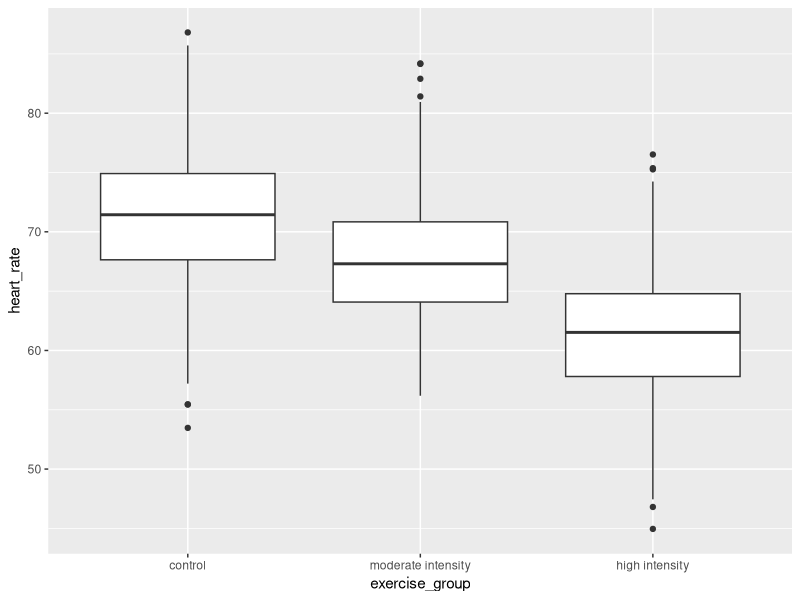
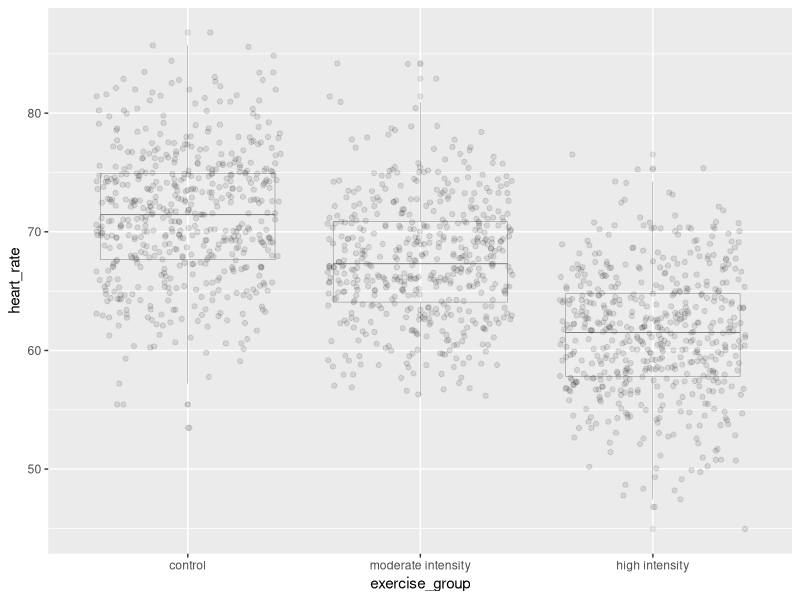
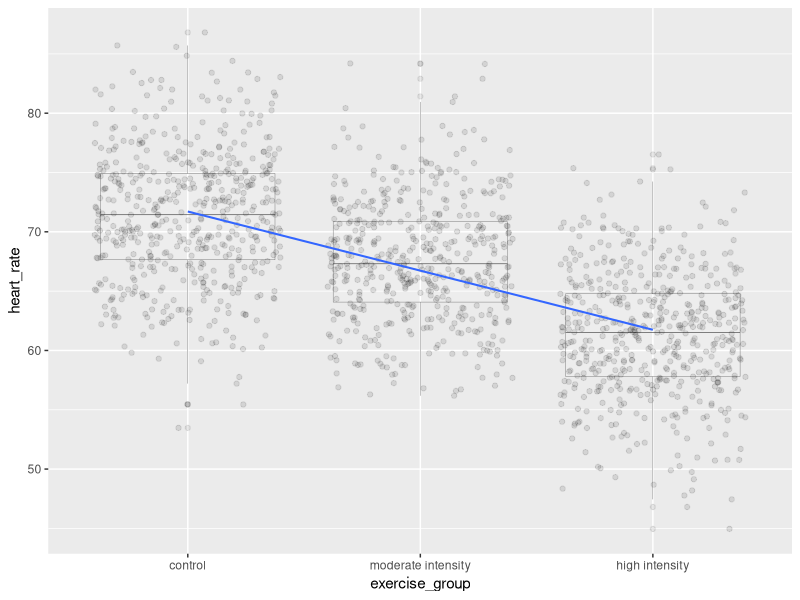

Write the R code that produced these figures, in order.
## ---- chunk 1
library(tidyverse)
heart_rate <- read_csv("data/simulated_heart_rates.csv")
## ---- chunk 2
heart_rate %>% 
  mutate(exercise_group = fct_reorder(exercise_group,
                                      heart_rate,
                                      .fun='mean',
                                      .desc = TRUE))  %>% 
  ggplot(aes(exercise_group, heart_rate)) + 
  geom_boxplot()
## ---- chunk 3
anova(lm(heart_rate ~ exercise_group, data = heart_rate))
## ---- chunk 4
heart_rate %>% mutate(exercise_group = fct_reorder(exercise_group, 
                                                   heart_rate, 
                                                   .fun='median', 
                                                   .desc = TRUE))  %>% 
  ggplot(aes(exercise_group, heart_rate)) + 
  geom_boxplot(alpha=0.1, linewidth=0.1) +
  geom_jitter(alpha=0.1) 
## ---- chunk 5
heart_rate %>% mutate(exercise_group = fct_reorder(exercise_group, 
                                                   heart_rate, 
                                                   .fun='mean', 
                                                   .desc = TRUE))  %>% 
  ggplot(aes(exercise_group, heart_rate)) + 
  geom_boxplot(alpha=0.1, linewidth=0.1) +
  geom_jitter(alpha=0.1) +
  geom_smooth(method = "lm", 
              aes(group=1), 
              se=FALSE, 
              linewidth=0.7)
## ---- chunk 6
heart_rate %>% 
  group_by(exercise_group) %>% 
  summarise(mean = mean(heart_rate))
## ---- chunk 7
confint(lm(heart_rate ~ exercise_group, data = heart_rate))
## ---- chunk 8
lm(heart_rate ~ exercise_group, data = heart_rate)
## ---- chunk 9
### save the linear model as an object
model <- lm(heart_rate ~ exercise_group, data = heart_rate)
### predict heart rates for a new group of controls
predict(model, 
        data.frame(exercise_group = "control"), 
        interval = "prediction", 
        level = 0.95)
## ---- chunk 10
lm(heart_rate ~ exercise_group, data = heart_rate)
## ---- chunk 11
summary(lm(heart_rate ~ exercise_group + sex, data = heart_rate))
## ---- chunk 12
summary(lm(heart_rate ~ exercise_group + sex + age, data = heart_rate))
